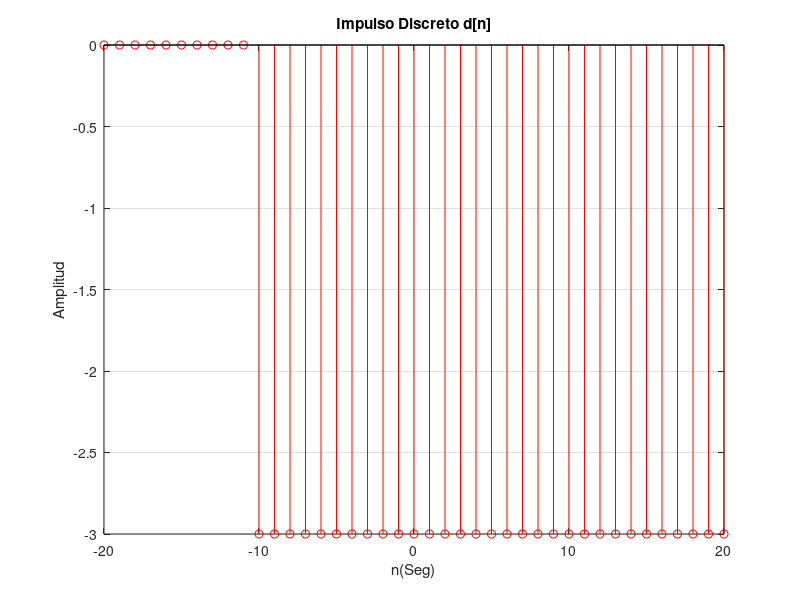

Recreate this plot in MATLAB.
nmax=20; # límite superior de la escala de tiempo
nmin=-20; # límite inferior de la escala de tiempo
t=10;      # señala adelanto o retraso del pulso      
A=-3;     # amplitud del pulso 
nn =nmin:nmax; # Rango de tiempo discreto
# valor de cada muestra en el tiempo discreto
x = [zeros(1, abs(nmin)-t) A A*(ones(1,abs(nmax)+t))];
stem(nn,x,'r');
xlabel('n(Seg)');  ylabel('Amplitud');
title('Impulso Discreto d[n]');
grid on;
